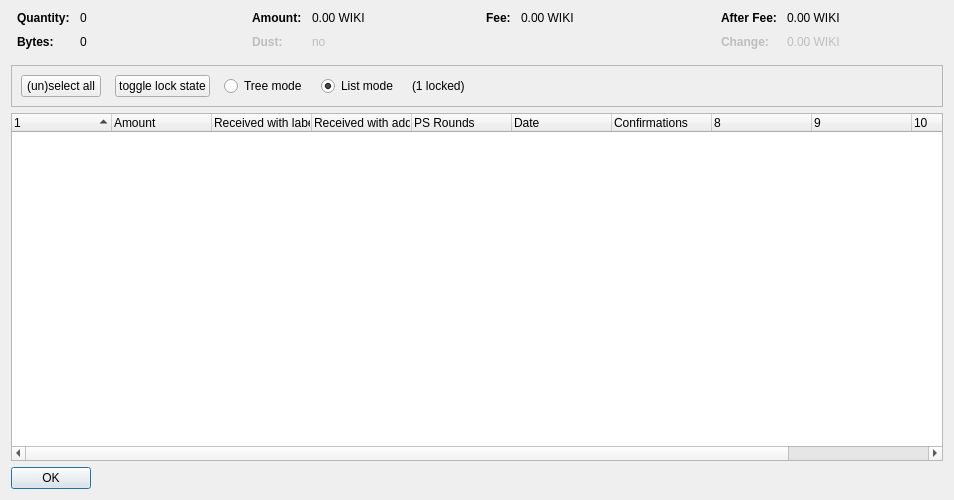
<?xml version="1.0" encoding="UTF-8"?>
<ui version="4.0">
 <class>CoinControlDialog</class>
 <widget class="QDialog" name="CoinControlDialog">
  <property name="geometry">
   <rect>
    <x>0</x>
    <y>0</y>
    <width>954</width>
    <height>500</height>
   </rect>
  </property>
  <property name="windowTitle">
   <string>Coin Selection</string>
  </property>
  <layout class="QVBoxLayout" name="verticalLayout">
   <item>
    <layout class="QHBoxLayout" name="horizontalLayoutTop" stretch="0,0,0,0">
     <property name="topMargin">
      <number>0</number>
     </property>
     <property name="bottomMargin">
      <number>10</number>
     </property>
     <item>
      <layout class="QFormLayout" name="formLayoutCoinControl1">
       <property name="horizontalSpacing">
        <number>10</number>
       </property>
       <property name="verticalSpacing">
        <number>10</number>
       </property>
       <property name="leftMargin">
        <number>6</number>
       </property>
       <property name="rightMargin">
        <number>6</number>
       </property>
       <item row="0" column="0">
        <widget class="QLabel" name="labelCoinControlQuantityText">
         <property name="font">
          <font>
           <weight>75</weight>
           <bold>true</bold>
          </font>
         </property>
         <property name="text">
          <string>Quantity:</string>
         </property>
        </widget>
       </item>
       <item row="0" column="1">
        <widget class="QLabel" name="labelCoinControlQuantity">
         <property name="cursor">
          <cursorShape>IBeamCursor</cursorShape>
         </property>
         <property name="contextMenuPolicy">
          <enum>Qt::ActionsContextMenu</enum>
         </property>
         <property name="text">
          <string notr="true">0</string>
         </property>
         <property name="textInteractionFlags">
          <set>Qt::LinksAccessibleByMouse|Qt::TextSelectableByKeyboard|Qt::TextSelectableByMouse</set>
         </property>
        </widget>
       </item>
       <item row="1" column="0">
        <widget class="QLabel" name="labelCoinControlBytesText">
         <property name="font">
          <font>
           <weight>75</weight>
           <bold>true</bold>
          </font>
         </property>
         <property name="text">
          <string>Bytes:</string>
         </property>
        </widget>
       </item>
       <item row="1" column="1">
        <widget class="QLabel" name="labelCoinControlBytes">
         <property name="cursor">
          <cursorShape>IBeamCursor</cursorShape>
         </property>
         <property name="contextMenuPolicy">
          <enum>Qt::ActionsContextMenu</enum>
         </property>
         <property name="text">
          <string notr="true">0</string>
         </property>
         <property name="textInteractionFlags">
          <set>Qt::LinksAccessibleByMouse|Qt::TextSelectableByKeyboard|Qt::TextSelectableByMouse</set>
         </property>
        </widget>
       </item>
      </layout>
     </item>
     <item>
      <layout class="QFormLayout" name="formLayoutCoinControl2">
       <property name="horizontalSpacing">
        <number>10</number>
       </property>
       <property name="verticalSpacing">
        <number>10</number>
       </property>
       <property name="leftMargin">
        <number>6</number>
       </property>
       <property name="rightMargin">
        <number>6</number>
       </property>
       <item row="0" column="0">
        <widget class="QLabel" name="labelCoinControlAmountText">
         <property name="font">
          <font>
           <weight>75</weight>
           <bold>true</bold>
          </font>
         </property>
         <property name="text">
          <string>Amount:</string>
         </property>
        </widget>
       </item>
       <item row="0" column="1">
        <widget class="QLabel" name="labelCoinControlAmount">
         <property name="cursor">
          <cursorShape>IBeamCursor</cursorShape>
         </property>
         <property name="contextMenuPolicy">
          <enum>Qt::ActionsContextMenu</enum>
         </property>
         <property name="text">
          <string notr="true">0.00 WIKI</string>
         </property>
         <property name="textInteractionFlags">
          <set>Qt::LinksAccessibleByMouse|Qt::TextSelectableByKeyboard|Qt::TextSelectableByMouse</set>
         </property>
        </widget>
       </item>
       <item row="1" column="0">
        <widget class="QLabel" name="labelCoinControlLowOutputText">
         <property name="enabled">
          <bool>false</bool>
         </property>
         <property name="font">
          <font>
           <weight>75</weight>
           <bold>true</bold>
          </font>
         </property>
         <property name="text">
          <string>Dust:</string>
         </property>
        </widget>
       </item>
       <item row="1" column="1">
        <widget class="QLabel" name="labelCoinControlLowOutput">
         <property name="enabled">
          <bool>false</bool>
         </property>
         <property name="cursor">
          <cursorShape>IBeamCursor</cursorShape>
         </property>
         <property name="contextMenuPolicy">
          <enum>Qt::ActionsContextMenu</enum>
         </property>
         <property name="text">
          <string notr="true">no</string>
         </property>
         <property name="textInteractionFlags">
          <set>Qt::LinksAccessibleByMouse|Qt::TextSelectableByKeyboard|Qt::TextSelectableByMouse</set>
         </property>
        </widget>
       </item>
      </layout>
     </item>
     <item>
      <layout class="QFormLayout" name="formLayoutCoinControl3">
       <property name="horizontalSpacing">
        <number>10</number>
       </property>
       <property name="verticalSpacing">
        <number>10</number>
       </property>
       <property name="leftMargin">
        <number>6</number>
       </property>
       <property name="rightMargin">
        <number>6</number>
       </property>
       <item row="0" column="0">
        <widget class="QLabel" name="labelCoinControlFeeText">
         <property name="font">
          <font>
           <weight>75</weight>
           <bold>true</bold>
          </font>
         </property>
         <property name="text">
          <string>Fee:</string>
         </property>
        </widget>
       </item>
       <item row="0" column="1">
        <widget class="QLabel" name="labelCoinControlFee">
         <property name="cursor">
          <cursorShape>IBeamCursor</cursorShape>
         </property>
         <property name="contextMenuPolicy">
          <enum>Qt::ActionsContextMenu</enum>
         </property>
         <property name="text">
          <string notr="true">0.00 WIKI</string>
         </property>
         <property name="textInteractionFlags">
          <set>Qt::LinksAccessibleByMouse|Qt::TextSelectableByKeyboard|Qt::TextSelectableByMouse</set>
         </property>
        </widget>
       </item>
      </layout>
     </item>
     <item>
      <layout class="QFormLayout" name="formLayoutCoinControl4">
       <property name="horizontalSpacing">
        <number>10</number>
       </property>
       <property name="verticalSpacing">
        <number>10</number>
       </property>
       <property name="leftMargin">
        <number>6</number>
       </property>
       <property name="rightMargin">
        <number>6</number>
       </property>
       <item row="0" column="0">
        <widget class="QLabel" name="labelCoinControlAfterFeeText">
         <property name="font">
          <font>
           <weight>75</weight>
           <bold>true</bold>
          </font>
         </property>
         <property name="text">
          <string>After Fee:</string>
         </property>
        </widget>
       </item>
       <item row="0" column="1">
        <widget class="QLabel" name="labelCoinControlAfterFee">
         <property name="cursor">
          <cursorShape>IBeamCursor</cursorShape>
         </property>
         <property name="contextMenuPolicy">
          <enum>Qt::ActionsContextMenu</enum>
         </property>
         <property name="text">
          <string notr="true">0.00 WIKI</string>
         </property>
         <property name="textInteractionFlags">
          <set>Qt::LinksAccessibleByMouse|Qt::TextSelectableByKeyboard|Qt::TextSelectableByMouse</set>
         </property>
        </widget>
       </item>
       <item row="1" column="0">
        <widget class="QLabel" name="labelCoinControlChangeText">
         <property name="enabled">
          <bool>false</bool>
         </property>
         <property name="font">
          <font>
           <weight>75</weight>
           <bold>true</bold>
          </font>
         </property>
         <property name="text">
          <string>Change:</string>
         </property>
        </widget>
       </item>
       <item row="1" column="1">
        <widget class="QLabel" name="labelCoinControlChange">
         <property name="enabled">
          <bool>false</bool>
         </property>
         <property name="cursor">
          <cursorShape>IBeamCursor</cursorShape>
         </property>
         <property name="contextMenuPolicy">
          <enum>Qt::ActionsContextMenu</enum>
         </property>
         <property name="text">
          <string notr="true">0.00 WIKI</string>
         </property>
         <property name="textInteractionFlags">
          <set>Qt::LinksAccessibleByMouse|Qt::TextSelectableByKeyboard|Qt::TextSelectableByMouse</set>
         </property>
        </widget>
       </item>
      </layout>
     </item>
    </layout>
   </item>
   <item>
    <widget class="QFrame" name="frame">
     <property name="minimumSize">
      <size>
       <width>0</width>
       <height>40</height>
      </size>
     </property>
     <property name="frameShape">
      <enum>QFrame::StyledPanel</enum>
     </property>
     <property name="frameShadow">
      <enum>QFrame::Sunken</enum>
     </property>
     <layout class="QHBoxLayout" name="horizontalLayout">
      <item>
       <layout class="QHBoxLayout" name="horizontalLayoutPanel" stretch="0,0,0,0,0,0">
        <property name="spacing">
         <number>14</number>
        </property>
        <item>
         <widget class="QPushButton" name="pushButtonSelectAll">
          <property name="sizePolicy">
           <sizepolicy hsizetype="Maximum" vsizetype="Fixed">
            <horstretch>0</horstretch>
            <verstretch>0</verstretch>
           </sizepolicy>
          </property>
          <property name="text">
           <string>(un)select all</string>
          </property>
          <property name="autoDefault">
           <bool>false</bool>
          </property>
         </widget>
        </item>
        <item>
         <widget class="QPushButton" name="pushButtonToggleLock">
          <property name="sizePolicy">
           <sizepolicy hsizetype="Maximum" vsizetype="Fixed">
            <horstretch>0</horstretch>
            <verstretch>0</verstretch>
           </sizepolicy>
          </property>
          <property name="text">
           <string>toggle lock state</string>
          </property>
          <property name="autoDefault">
           <bool>false</bool>
          </property>
         </widget>
        </item>
        <item>
         <widget class="QRadioButton" name="radioTreeMode">
          <property name="sizePolicy">
           <sizepolicy hsizetype="Maximum" vsizetype="Fixed">
            <horstretch>0</horstretch>
            <verstretch>0</verstretch>
           </sizepolicy>
          </property>
          <property name="text">
           <string>Tree mode</string>
          </property>
         </widget>
        </item>
        <item>
         <widget class="QRadioButton" name="radioListMode">
          <property name="sizePolicy">
           <sizepolicy hsizetype="Maximum" vsizetype="Fixed">
            <horstretch>0</horstretch>
            <verstretch>0</verstretch>
           </sizepolicy>
          </property>
          <property name="text">
           <string>List mode</string>
          </property>
          <property name="checked">
           <bool>true</bool>
          </property>
         </widget>
        </item>
        <item>
         <widget class="QLabel" name="labelLocked">
          <property name="text">
           <string>(1 locked)</string>
          </property>
         </widget>
        </item>
        <item>
         <spacer name="horizontalSpacer">
          <property name="orientation">
           <enum>Qt::Horizontal</enum>
          </property>
          <property name="sizeHint" stdset="0">
           <size>
            <width>40</width>
            <height>20</height>
           </size>
          </property>
         </spacer>
        </item>
       </layout>
      </item>
     </layout>
    </widget>
   </item>
   <item>
    <widget class="CoinControlTreeWidget" name="treeWidget">
     <property name="contextMenuPolicy">
      <enum>Qt::CustomContextMenu</enum>
     </property>
     <property name="sortingEnabled">
      <bool>false</bool>
     </property>
     <property name="columnCount">
      <number>11</number>
     </property>
     <attribute name="headerShowSortIndicator" stdset="0">
      <bool>true</bool>
     </attribute>
     <attribute name="headerStretchLastSection">
      <bool>false</bool>
     </attribute>
     <column>
      <property name="text">
       <string/>
      </property>
     </column>
     <column>
      <property name="text">
       <string>Amount</string>
      </property>
     </column>
     <column>
      <property name="text">
       <string>Received with label</string>
      </property>
     </column>
     <column>
      <property name="text">
       <string>Received with address</string>
      </property>
     </column>
     <column>
      <property name="text">
       <string>PS Rounds</string>
      </property>
     </column>
     <column>
      <property name="text">
       <string>Date</string>
      </property>
     </column>
     <column>
      <property name="text">
       <string>Confirmations</string>
      </property>
      <property name="toolTip">
       <string>Confirmed</string>
      </property>
     </column>
     <column>
      <property name="text">
       <string/>
      </property>
     </column>
     <column>
      <property name="text">
       <string/>
      </property>
     </column>
     <column>
      <property name="text">
       <string/>
      </property>
     </column>
     <column>
      <property name="text">
       <string/>
      </property>
     </column>
    </widget>
   </item>
   <item>
    <widget class="QDialogButtonBox" name="buttonBox">
     <property name="sizePolicy">
      <sizepolicy hsizetype="Maximum" vsizetype="Fixed">
       <horstretch>0</horstretch>
       <verstretch>0</verstretch>
      </sizepolicy>
     </property>
     <property name="orientation">
      <enum>Qt::Horizontal</enum>
     </property>
     <property name="standardButtons">
      <set>QDialogButtonBox::Ok</set>
     </property>
    </widget>
   </item>
  </layout>
 </widget>
 <customwidgets>
  <customwidget>
   <class>CoinControlTreeWidget</class>
   <extends>QTreeWidget</extends>
   <header>coincontroltreewidget.h</header>
  </customwidget>
 </customwidgets>
 <resources/>
 <connections/>
</ui>
